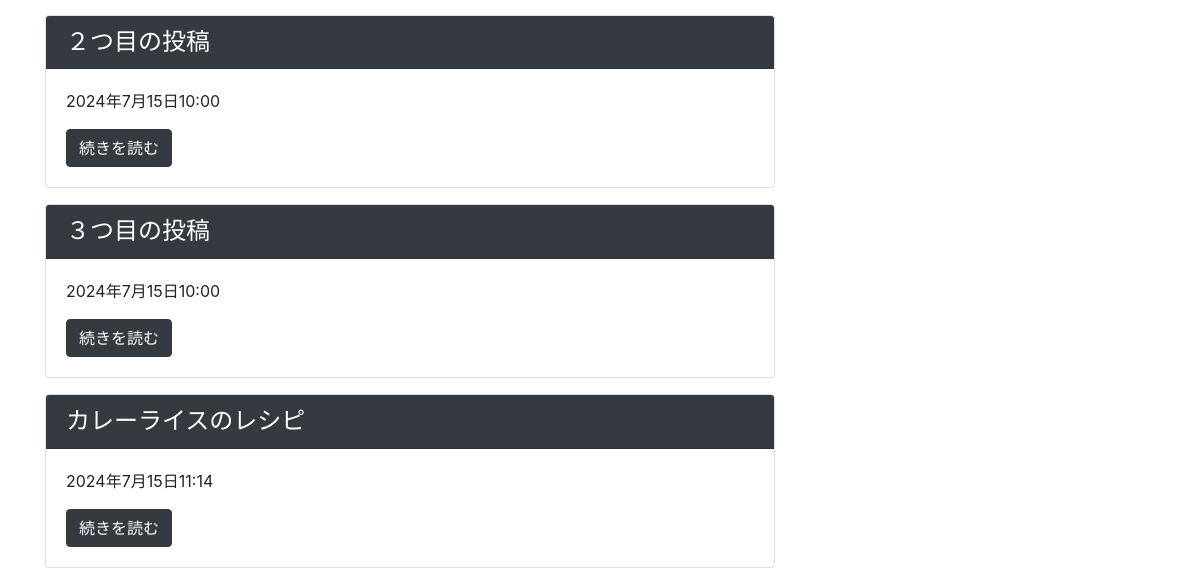
The app's page / (lower part), older data.
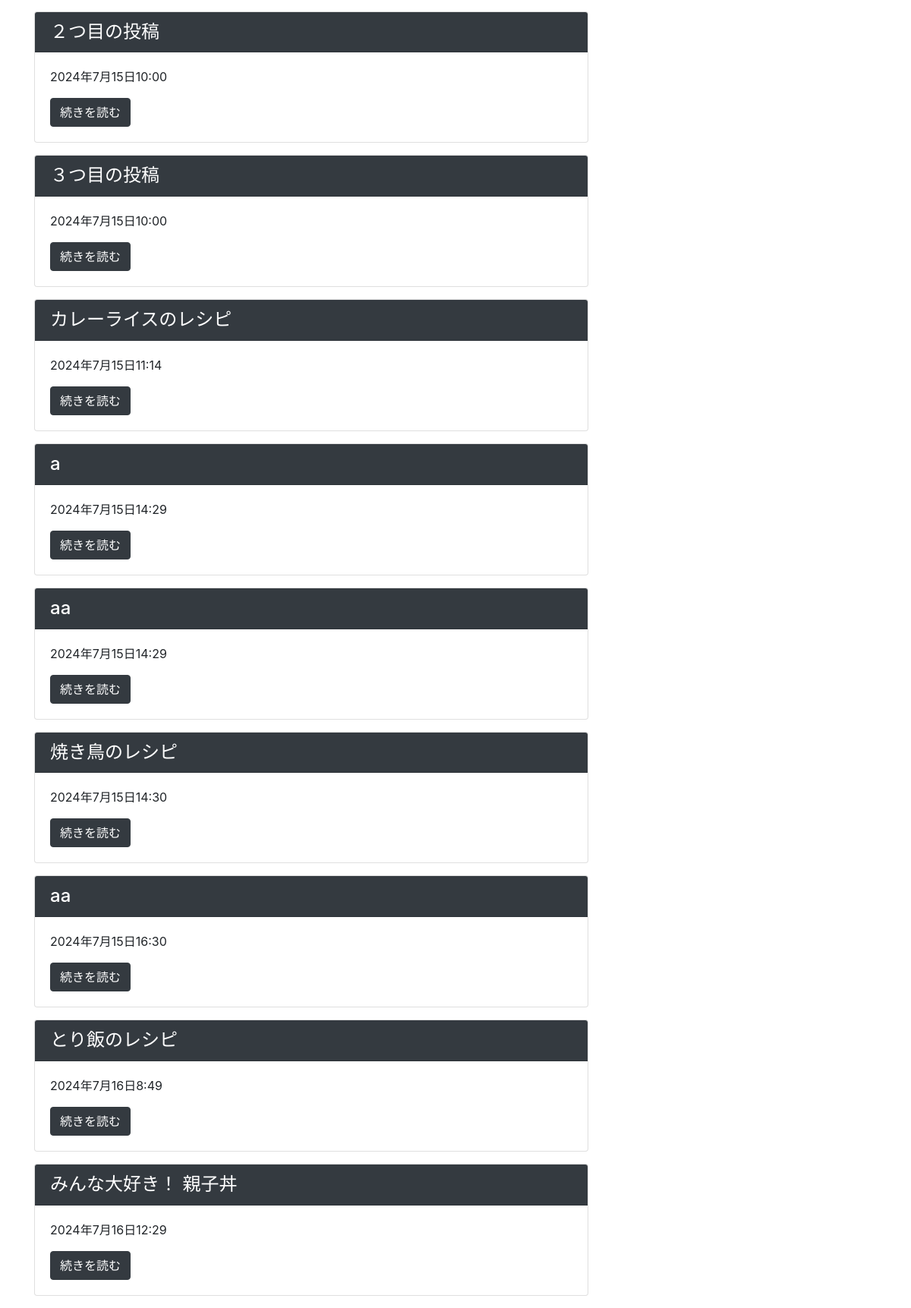
The same page, newer data.
### cook/models.py (models this page shows, shortened)
class Post(models.Model):
    title=models.CharField('タイトル',max_length=20)
    text=models.TextField('本文')
    created_at=models.DateTimeField('日付',default=timezone.now)

### cook/views.py (the view)
# urls.py: path('',views.IndexView.as_view(),name='index'),
class IndexView(generic.ListView):
    model=Post

### cook/templates/cook/post_list.html (shortened to what this page needs)
{% extends 'cook/base.html' %}
{% block content %}
{% for post in post_list %}
<div class="card mb-3">
    <h4 class="card-header bg-dark text-white">
    {{post.title}}
    </h4>
    <div class="card-body">
      <p>{{post.created_at}}</p>
      <a href="{% url 'cook:detail' post.pk %}" class="btn btn-primary btn-dark">続きを読む</a>
    </div>
</div>
{% endfor %}
{% endblock %}

### cook/templates/cook/base.html (shortened to what this page needs)
<!doctype html>
<html lang="ja">
  <head>
    <link rel="stylesheet" href="https://cdn.jsdelivr.net/npm/bootstrap@4.4.1/dist/css/bootstrap.min.css">
  </head>
  <body>
  <div class="container mt-5">
  <div class="row">
    <div class="col-md-8">
    {% block content %}
    {% endblock %}
    </div>
    <div class="col-md-4">
    </div>
  </div>
  </div>
  </body>
</html>

Row changes from the older to the newer data that the page shows:
added Post: title "a", created_at "2024年7月15日14:29"
added Post: title "aa", created_at "2024年7月15日14:29"
added Post: title "焼き鳥のレシピ", created_at "2024年7月15日14:30"
added Post: title "aa", created_at "2024年7月15日16:30"
added Post: title "とり飯のレシピ", created_at "2024年7月16日8:49"
added Post: title "みんな大好き！ 親子丼", created_at "2024年7月16日12:29"
